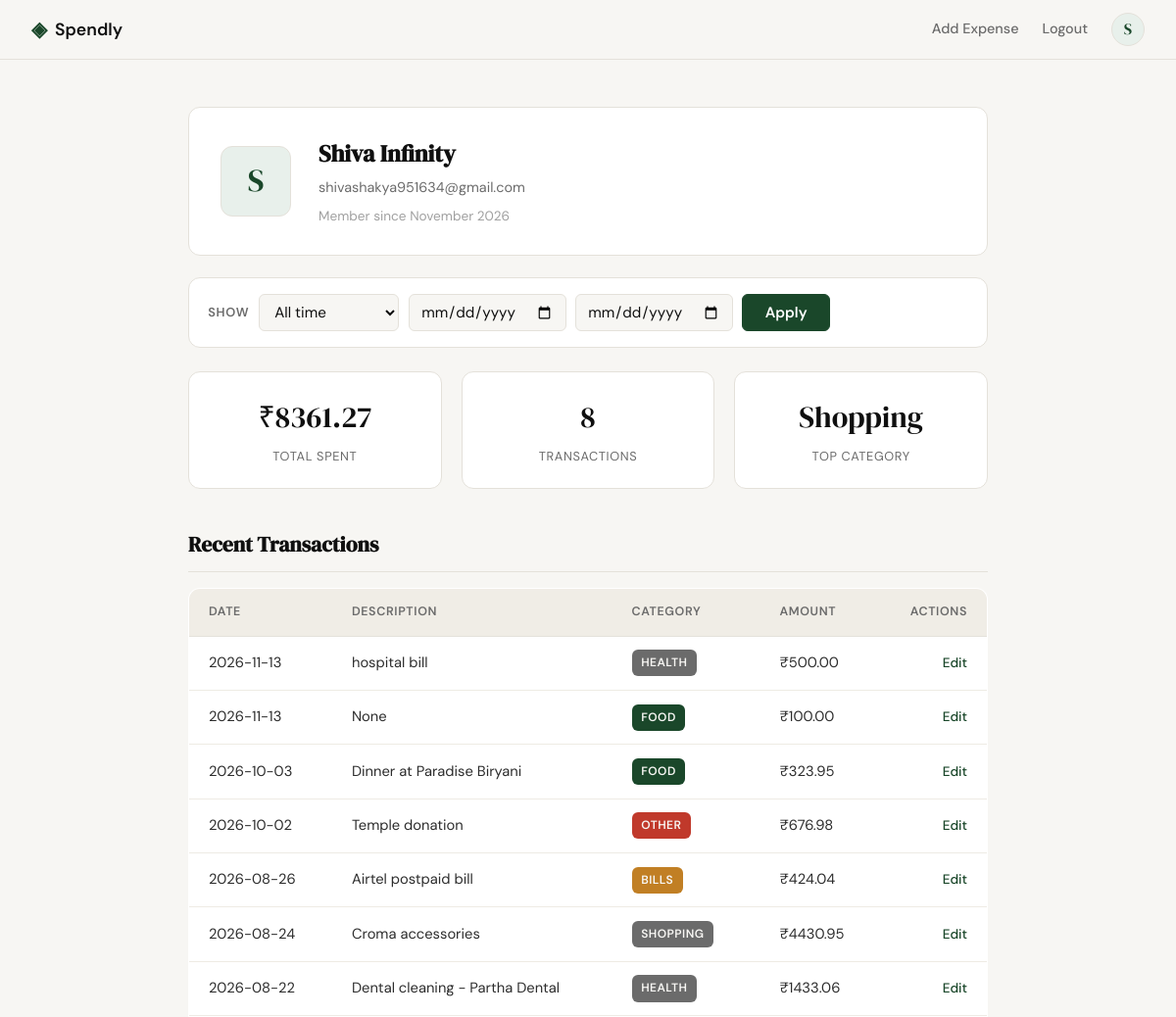
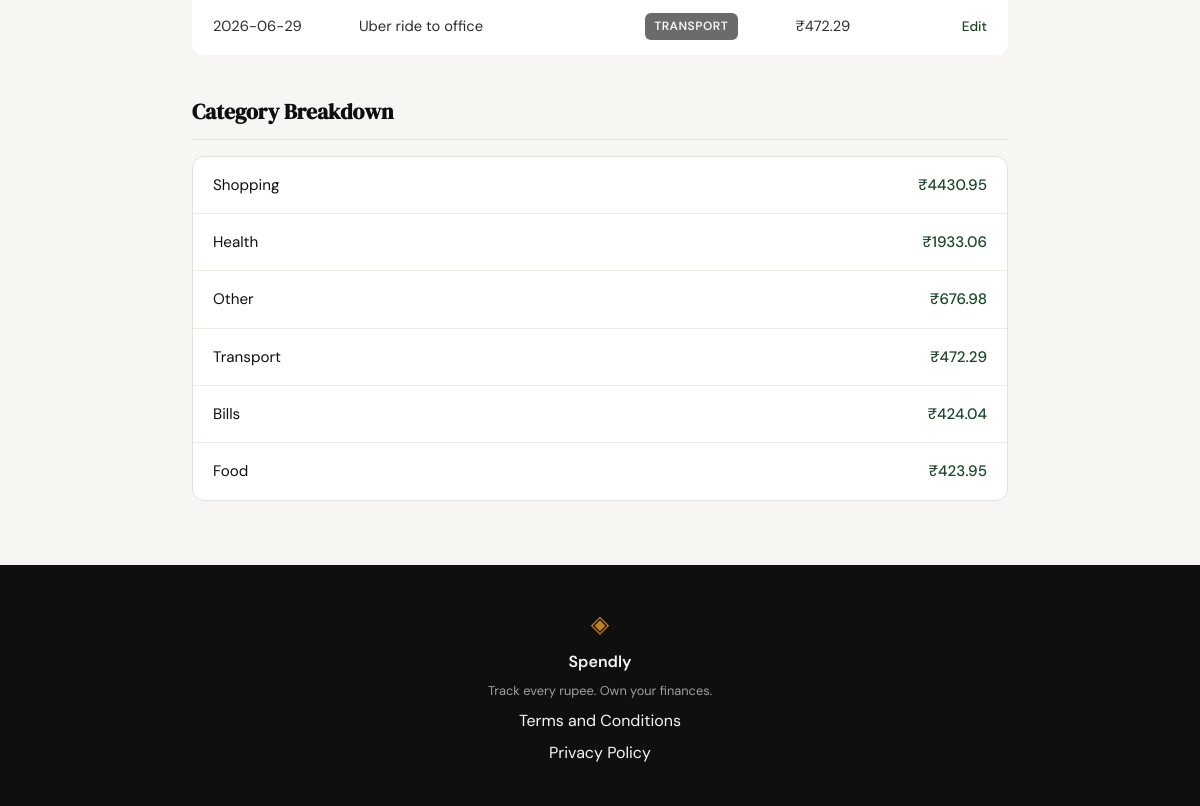
Screenshot of /profile (signed in) with the database file from the repository (2 pictures, top to bottom).
### tables this page shows
CREATE TABLE users (
                id INTEGER PRIMARY KEY AUTOINCREMENT,
                name TEXT NOT NULL,
                email TEXT UNIQUE NOT NULL,
                password_hash TEXT NOT NULL,
                created_at TEXT DEFAULT CURRENT_TIMESTAMP
            );

CREATE TABLE expenses (
                id INTEGER PRIMARY KEY AUTOINCREMENT,
                user_id INTEGER NOT NULL,
                amount REAL NOT NULL,
                category TEXT NOT NULL,
                date TEXT NOT NULL,
                description TEXT,
                created_at TEXT DEFAULT CURRENT_TIMESTAMP,
                FOREIGN KEY (user_id) REFERENCES users(id)
            );

### app.py (the view)
@app.route("/profile")
def profile():
    if not session.get("user_id"):
        return redirect(url_for("login"))
    user_id = session["user_id"]
    range_key = request.args.get("range", "all")
    start_date, end_date = _resolve_date_range(
        range_key, request.args.get("start"), request.args.get("end")
    )
    filter_active = start_date is not None
    if not filter_active:
        range_key = "all"
    user = get_user_by_id(user_id)
    expenses = get_recent_transactions(
        user_id, start_date=start_date, end_date=end_date
    )
    stats = get_summary_stats(user_id, start_date=start_date, end_date=end_date)
    total_spent = stats["total_spent"]
    transaction_count = stats["transaction_count"]
    top_category = stats["top_category"]
    category_breakdown = get_category_breakdown(
        user_id, start_date=start_date, end_date=end_date
    )
    filter_label = None
    if filter_active:
        filter_label = (
            f"{_format_date_label(start_date)} – {_format_date_label(end_date)}"
        )
    return render_template(
        "profile.html",
        user=user,
        expenses=expenses,
        total_spent=total_spent,
        transaction_count=transaction_count,
        top_category=top_category,
        category_breakdown=category_breakdown,
        filter_range=range_key,
        filter_start=start_date,
        filter_end=end_date,
        filter_active=filter_active,
        filter_label=filter_label,
        date_presets=DATE_PRESETS,
    )

### app.py (called while the page is built, shortened)
@app.context_processor
def inject_avatar_initial():
    if not session.get("user_id"):
        return {}
    name = get_user_name(session["user_id"])
    initial = name.strip()[:1].upper() if name and name.strip() else "?"
    return {"avatar_initial": initial}

def _resolve_date_range(range_key, start_raw, end_raw):
    if range_key == "month":
        today = date.today()
        month_start = today.replace(day=1)
        last_day = calendar.monthrange(today.year, today.month)[1]
        month_end = month_start.replace(day=last_day)
        return month_start.isoformat(), month_end.isoformat()
    if range_key == "30d":
        today = date.today()
        return (today - timedelta(days=29)).isoformat(), today.isoformat()
    return None, None

### database/db.py (called while the page is built)
def get_db():
    db = sqlite3.connect("spendly.db")
    db.row_factory = sqlite3.Row
    db.execute("PRAGMA foreign_keys = ON")
    return db

### database/queries.py (called while the page is built)
def _expense_where_clause(user_id, start_date, end_date):
    where = "WHERE user_id = ?"
    params = [user_id]
    if start_date is not None:
        where += " AND date >= ?"
        params.append(start_date)
    if end_date is not None:
        where += " AND date <= ?"
        params.append(end_date)
    return where, params

def get_user_by_id(user_id):
    db = get_db()
    try:
        row = db.execute(
            "SELECT name, email, created_at FROM users WHERE id = ?",
            (user_id,),
        ).fetchone()
    finally:
        db.close()
    if row is None:
        return None
    member_since = datetime.strptime(row["created_at"][:10], "%Y-%m-%d").strftime(
        "%B %Y"
    )
    return {
        "name": row["name"],
        "email": row["email"],
        "member_since": member_since,
    }

def get_user_name(user_id):
    db = get_db()
    try:
        row = db.execute(
            "SELECT name FROM users WHERE id = ?",
            (user_id,),
        ).fetchone()
        return row["name"] if row else None
    finally:
        db.close()

### templates/profile.html (shortened to what this page needs)
{% extends "base.html" %}
{% block head %}
<link rel="stylesheet" href="{{ url_for('static', filename='css/profile-filter.css') }}">
{% endblock %}
{% block content %}
<div class="profile-section">
    <div class="profile-card">
        <div class="profile-avatar">{{ user["name"][0] }}</div>
        <div class="profile-details">
            <h2 class="profile-name">{{ user["name"] }}</h2>
            <p class="profile-email">{{ user["email"] }}</p>
            <p class="member-since">Member since {{ user["member_since"] }}</p>
        </div>
    </div>
    <form method="get" action="{{ url_for('profile') }}" class="filter-bar">
        <label class="filter-label" for="filter-range">Show</label>
        <select name="range" id="filter-range" class="filter-select">
            {% for value, label in date_presets %}
            <option value="{{ value }}" {% if filter_range == value %}selected{% endif %}>{{ label }}</option>
            {% endfor %}
        </select>
        <input type="date" name="start" id="filter-start" class="filter-input" aria-label="From date" {% if filter_range == 'custom' %}value="{{ filter_start }}"{% endif %}>
        <input type="date" name="end" id="filter-end" class="filter-input" aria-label="To date" {% if filter_range == 'custom' %}value="{{ filter_end }}"{% endif %}>
        <button type="submit" class="filter-apply">Apply</button>
    </form>
    <div class="stats-row">
        <div class="stat-box">
            <div class="stat-value">₹{{ "%.2f"|format(total_spent) }}</div>
            <div class="stat-label">Total Spent</div>
        </div>
        <div class="stat-box">
            <div class="stat-value">{{ transaction_count }}</div>
            <div class="stat-label">Transactions</div>
        </div>
        <div class="stat-box">
            <div class="stat-value">{{ top_category }}</div>
            <div class="stat-label">Top Category</div>
        </div>
    </div>
    <div class="table-section">
        <h3 class="section-title">Recent Transactions</h3>
        {% if expenses %}
        <table class="profile-table">
            <thead>
                <tr>
                    <th>Date</th>
                    <th>Description</th>
                    <th>Category</th>
                    <th>Amount</th>
                    <th>Actions</th>
                </tr>
            </thead>
            <tbody>
                {% for expense in expenses %}
                <tr>
                    <td>{{ expense.date }}</td>
                    <td>{{ expense.description }}</td>
                    <td><span class="category-badge category-{{ expense.category | lower }}">{{ expense.category }}</span></td>
                    <td>₹{{ "%.2f"|format(expense.amount) }}</td>
                    <td><a href="{{ url_for('edit_expense', id=expense.id) }}" class="table-action">Edit</a></td>
                </tr>
                {% endfor %}
            </tbody>
        </table>
        {% else %}
        <p class="empty-state">No expenses found for this period.</p>
        {% endif %}
    </div>
    <div class="breakdown-section">
        <h3 class="section-title">Category Breakdown</h3>
        {% if category_breakdown %}
        <ul class="breakdown-list">
            {% for item in category_breakdown %}
            <li>
                <span class="category-name">{{ item.name }}</span>
                <span class="category-total">₹{{ "%.2f"|format(item.amount) }}</span>
            </li>
            {% endfor %}
        </ul>
        {% else %}
        <p class="empty-state">No category data for this period.</p>
        {% endif %}
    </div>
</div>
{% endblock %}

### templates/base.html (shortened to what this page needs)
<!DOCTYPE html>
<html lang="en">
<head>
    <link rel="stylesheet" href="{{ url_for('static', filename='css/style.css') }}">
    {% block head %}{% endblock %}
</head>
<body>
    <nav class="navbar">
        <div class="nav-inner">
            <a href="{{ url_for('landing') }}" class="nav-brand">
                <span class="brand-icon">◈</span>
                <span class="brand-name">Spendly</span>
            </a>
            <div class="nav-links">
                {% if session.get('user_id') %}
                <a href="{{ url_for('add_expense') }}">Add Expense</a>
                <a href="{{ url_for('logout') }}">Logout</a>
                <a href="{{ url_for('profile') }}" class="nav-avatar" title="Your profile" aria-label="Go to your profile">{{ avatar_initial }}</a>
                {% else %}
                <a href="{{ url_for('login') }}">Sign in</a>
                <a href="{{ url_for('register') }}" class="nav-cta">Get started</a>
                {% endif %}
            </div>
        </div>
    </nav>
    <main class="main-content">
        {% block content %}{% endblock %}
    </main>
    <footer class="footer">
        <div class="footer-inner">
            <span class="brand-icon">◈</span>
            <span class="footer-name">Spendly</span>
            <p class="footer-copy">Track every rupee. Own your finances.</p>
            <a href="{{ url_for('terms') }}">Terms and Conditions</a>
            <a href="{{ url_for('privacy') }}">Privacy Policy</a>
        </div>
    </footer>
</body>
</html>

### static/css/profile-filter.css (style rules this page uses)
.filter-bar { display: flex; align-items: center; flex-wrap: wrap; gap: 0.6rem; margin: 1.4rem 0; padding: 1rem 1.2rem; background: var(--paper-card); border: 1px solid var(--border); border-radius: var(--radius-md); }
.filter-label { font-size: 0.8rem; font-weight: 600; color: var(--ink-muted); text-transform: uppercase; letter-spacing: 0.06em; }
.filter-select, .filter-input { padding: 0.45rem 0.7rem; font-family: var(--font-body); font-size: 0.95rem; color: var(--ink); background: var(--paper); border: 1px solid var(--border); border-radius: var(--radius-sm); }
.filter-apply { padding: 0.5rem 1.4rem; font-family: var(--font-body); font-size: 0.95rem; font-weight: 600; color: var(--paper-card); background: var(--accent); border: 1px solid var(--accent); border-radius: var(--radius-sm); cursor: pointer; }

### rows the page displays
users: name "S", name "Shiva Infinity", email "shivashakya951634@gmail.com"
expenses: category "Shopping", date "2026-08-24", description "Croma accessories", category "SHOPPING", amount "4430.95", name "Shopping"
expenses: date "2026-11-13", description "hospital bill", category "HEALTH", amount "500.00"
expenses: date "2026-11-13", description "None", category "FOOD", amount "100.00"
expenses: date "2026-10-03", description "Dinner at Paradise Biryani", category "FOOD", amount "323.95"
expenses: date "2026-10-02", description "Temple donation", category "OTHER", amount "676.98", name "Other"
expenses: date "2026-08-26", description "Airtel postpaid bill", category "BILLS", amount "424.04", name "Bills"
expenses: date "2026-08-22", description "Dental cleaning - Partha Dental", category "HEALTH", amount "1433.06"
expenses: date "2026-06-29", description "Uber ride to office", category "TRANSPORT", amount "472.29", name "Transport"

### other values shown
{{ avatar_initial }} "S"
{{ user["member_since"] }} "November 2026"
{{ "%.2f"|format(total_spent) }} "8361.27"
{{ transaction_count }} "8"
{{ item.name }} "Health" "Food"
{{ "%.2f"|format(item.amount) }} "1933.06" "423.95"
form field range "All time"
